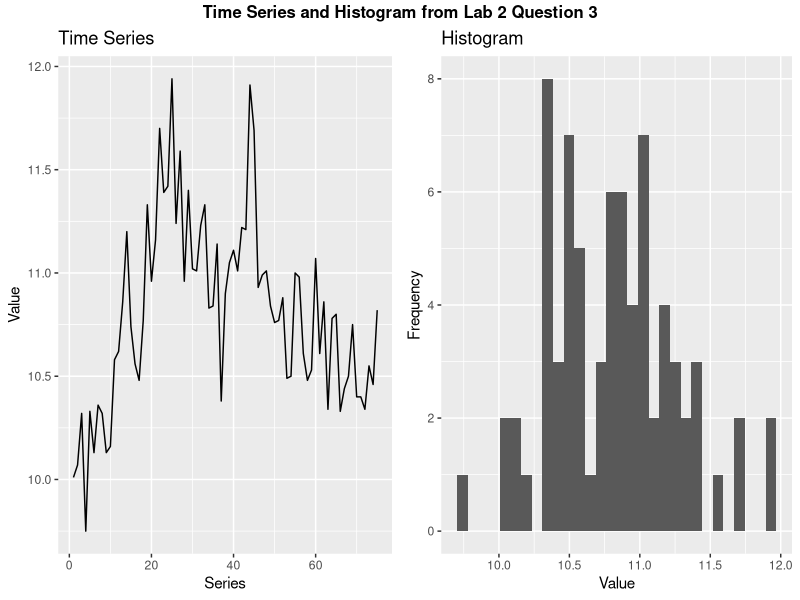
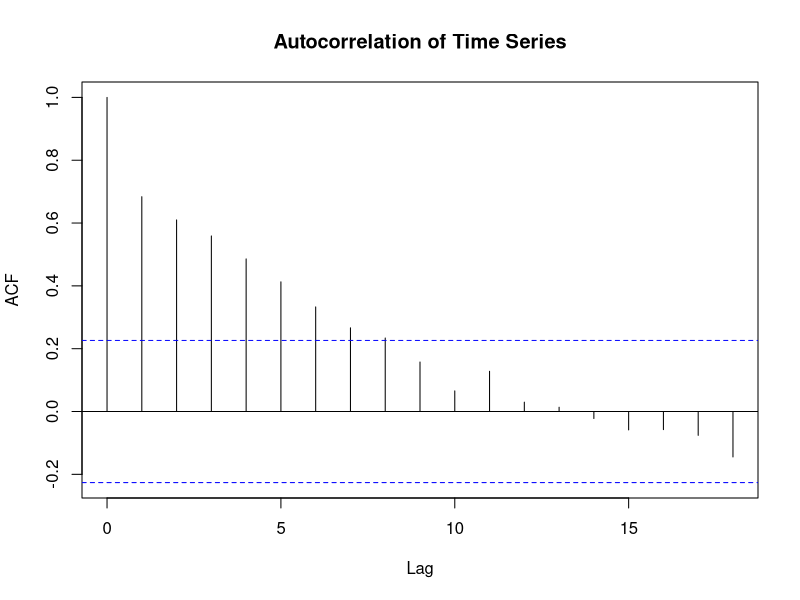
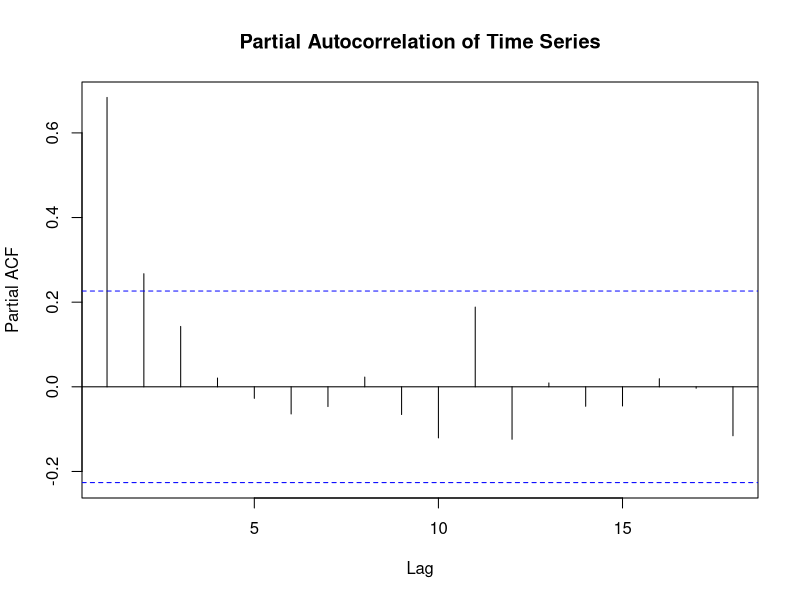
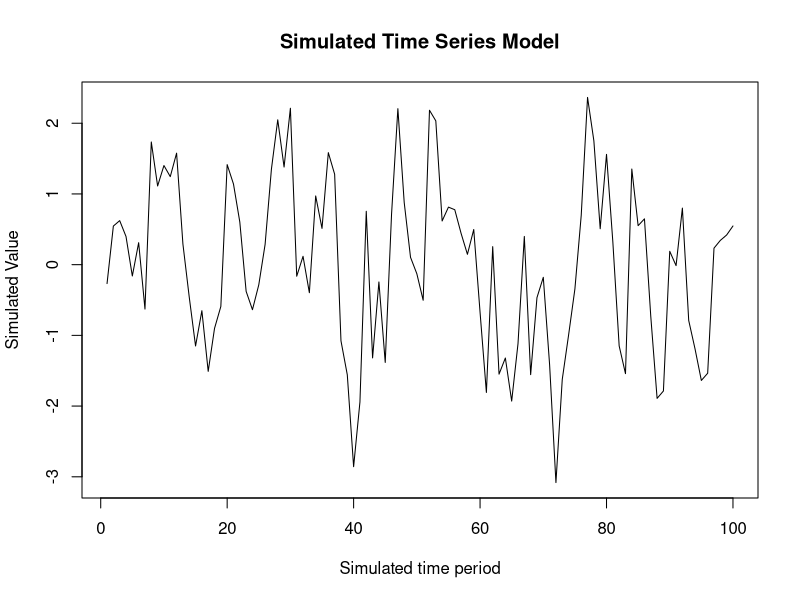
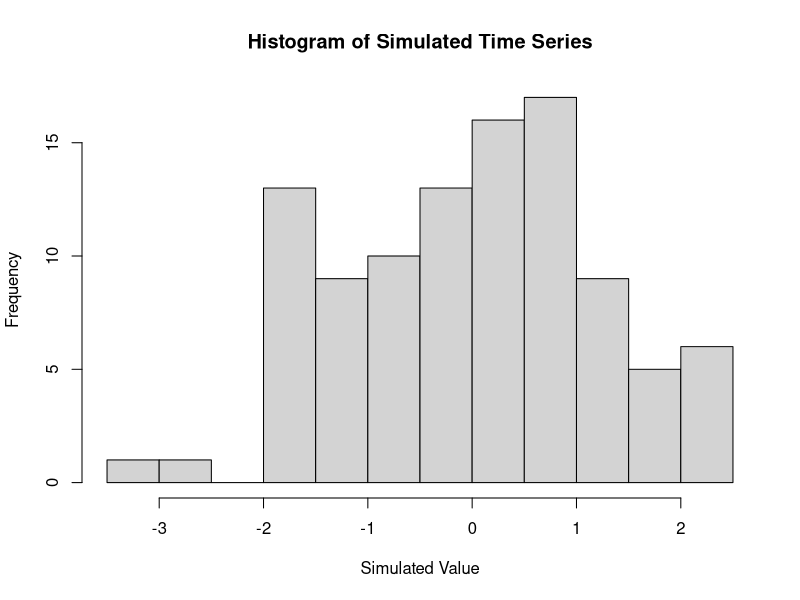
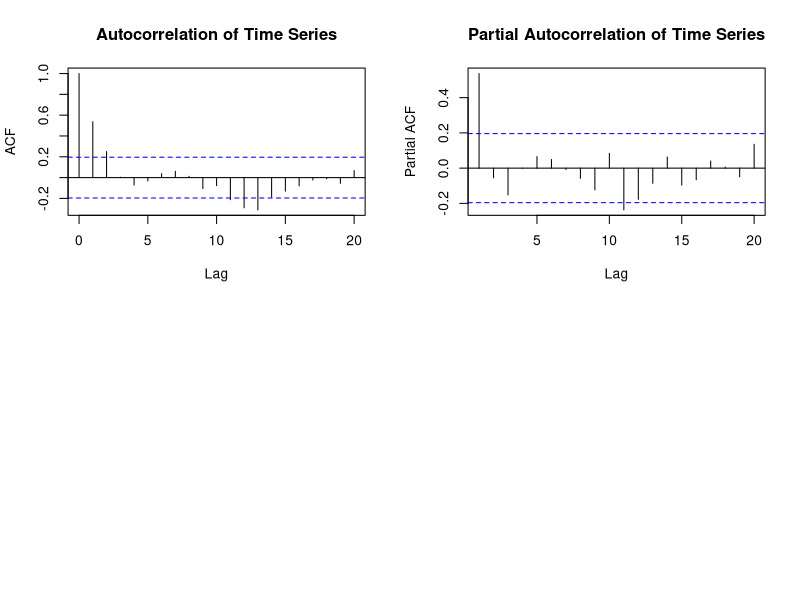
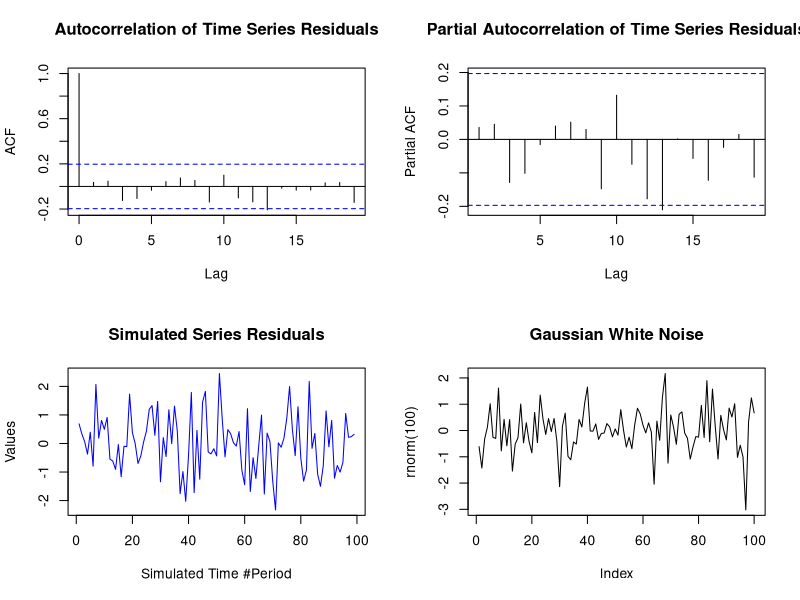
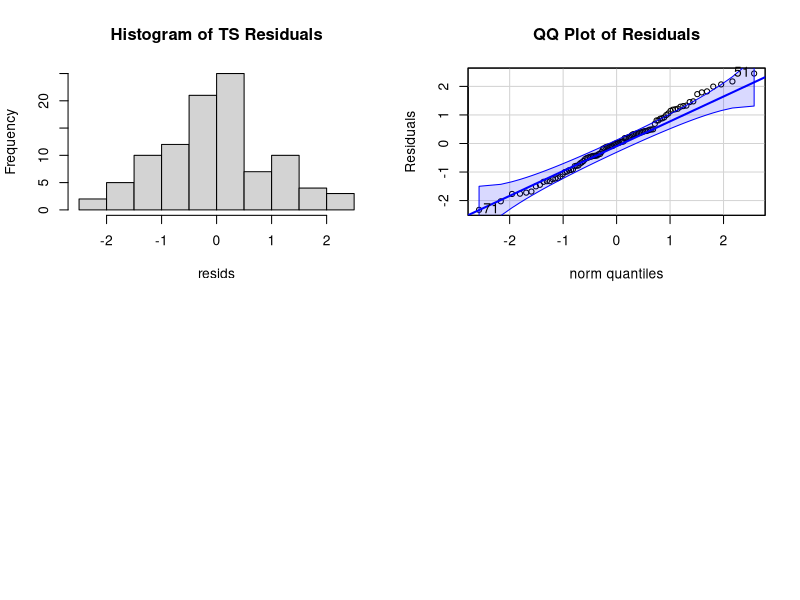

Recreate these plots in R, in order.
## ---- chunk 1
polyroot(c(1,-.95))
## ---- chunk 2
polyroot(c(1,-0.8,-0.3))
## ---- chunk 3
polyroot(c(1,0.5,-0.5))
## ---- chunk 4
polyroot(c(1,-1,-0.4))
## ---- chunk 5
polyroot(c(1.0,0.5,0.25))
## ---- chunk 6
#Read Series Data

series <- read.table("series.csv", quote="\"", comment.char="")
#series <- read.table("//vivica/Documents/MIDS/W271/w271_F15_week10_lab2/series.csv", quote="\"", comment.char="")

#Reference libraries
library(ggplot2)
library(gridExtra)
library(grid)
library(car)
## ---- chunk 7
summ = summary(series)
sd = sd(series$V1)
head(series)
## ---- chunk 8

#Sequence data from first observation to last observation
ind = seq(from = 1, to = 75)
df = data.frame(ind,series)

#Create time series graph
ts = ggplot(df, aes(x=ind, y=V1)) + geom_line() + ggtitle("Time Series")+ scale_x_continuous("Series") + scale_y_continuous("Value") 

#Create histogram of time series (ignoring time)
hist = ggplot(df, aes(df$V1)) + geom_histogram()+ ggtitle("Histogram")+ scale_x_continuous("Value")+ scale_y_continuous("Frequency")

#Arrange graphs next to each other and provide overarching title
grid.arrange(ts, hist, ncol=2,nrow=1, top = textGrob("Time Series and Histogram from Lab 2 Question 3",gp=gpar(fontsize=12,font=2)))
## ---- chunk 9

#Plot the ACF of the time series
acf(series, main="")
title("Autocorrelation of Time Series")

#Plot the PACF of the time series
pacf(series, main="")
title("Partial Autocorrelation of Time Series")

## ---- chunk 10
arfit <- ar(df$V1, method = "mle")
arfit
## ---- chunk 11
arfit <- ar(df$V1, method = "ols")
arfit
## ---- chunk 12
arfit <- ar(df$V1, method = "yw")
arfit
## ---- chunk 13
set.seed(100)
x <- arima.sim(n = 100, list(ar = c(5/6, -1/6), ma=0))
plot.ts(x, xlab = "Simulated time period", ylab = "Simulated Value", main = "Simulated Time Series Model")
hist(x, xlab = "Simulated Value", main = "Histogram of Simulated Time Series")
## ---- chunk 14
par(mfrow = c(2,2))
#Autocorrelation Function
acf(x, main="")
title("Autocorrelation of Time Series")

#Partial Autocorrelation Function
pacf(x, main="")
title("Partial Autocorrelation of Time Series")
## ---- chunk 15
arfit <- ar(x, method = "mle")
## ---- chunk 16
CI <- arfit$ar + c(-2, 2) * sqrt(arfit$asy.var.coef)
## ---- chunk 17
polyroot(c(1, -arfit$ar))
## ---- chunk 18
resids <- arfit$resid[2:100] #subsetting to remove NA
par(mfrow = c(2,2))
#Autocorrelation Function of Residuals
acf(resids, main="Autocorrelation of Time Series Residuals")

#Partial Autocorrelation Function of Residuals
pacf(resids, main = "Partial Autocorrelation of Time Series Residuals")

#Time Series of Residuals
plot.ts(resids, main="Simulated Series Residuals",col="blue", ylab="Values", xlab="Simulated Time #Period")

#White noise for comparison
plot(rnorm(100), type="l", main="Gaussian White Noise")
## ---- chunk 19
#Histogram of Residuals
hist(resids, main = "Histogram of TS Residuals")

#QQ Plot of residuals
qqPlot(resids, main="QQ Plot of Residuals", ylab="Residuals")
